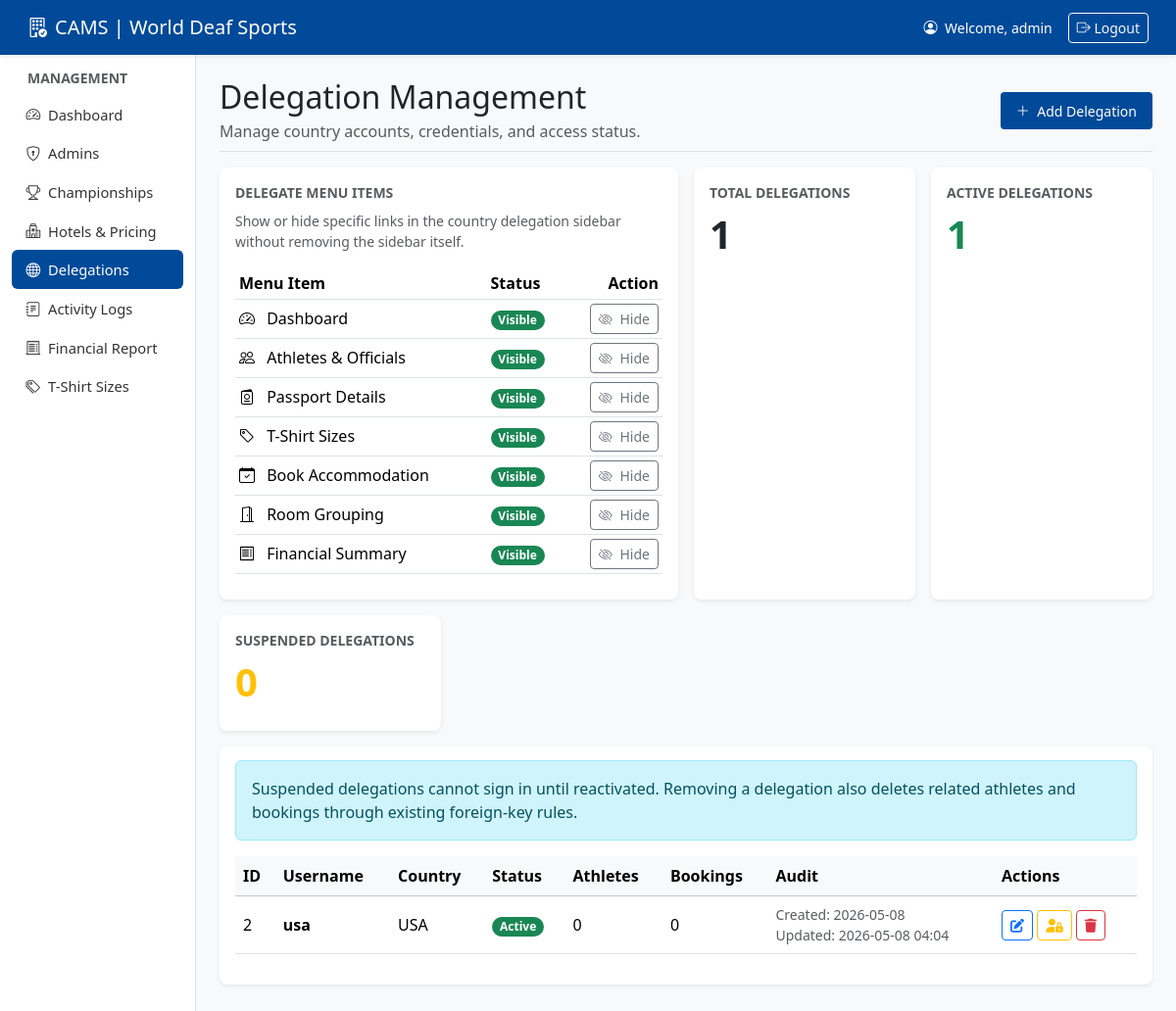
Page /admin/delegations.php (signed in) on the committed database.
### tables this page shows
CREATE TABLE IF NOT EXISTS users (
    id INT AUTO_INCREMENT PRIMARY KEY,
    username VARCHAR(50) NOT NULL UNIQUE,
    password VARCHAR(255) NOT NULL,
    role ENUM('admin', 'country_manager') NOT NULL,
    status ENUM('active', 'suspended') NOT NULL DEFAULT 'active',
    suspended_at TIMESTAMP NULL DEFAULT NULL,
    country_name VARCHAR(100) NULL,
    created_at TIMESTAMP DEFAULT CURRENT_TIMESTAMP,
    updated_at TIMESTAMP DEFAULT CURRENT_TIMESTAMP ON UPDATE CURRENT_TIMESTAMP
);

### includes/delegate_menu.php (called while the page is built, shortened)
<?php
function getDelegateMenuItems(): array
{
    return [
        'dashboard' => [
            'label' => 'Dashboard',
            'icon' => 'bi-speedometer2',
            'href' => 'dashboard.php',
            'setting_key' => 'delegate_menu_dashboard_visible',
        ],
        'athletes' => [
            'label' => 'Athletes & Officials',
            'icon' => 'bi-people',
            'href' => 'athletes.php',
            'setting_key' => 'delegate_menu_athletes_visible',
        ],
        'passport' => [
            'label' => 'Passport Details',
            'icon' => 'bi-passport',
            'href' => 'passport.php',
            'setting_key' => 'delegate_menu_passport_visible',
        ],
        'tshirt' => [
            'label' => 'T-Shirt Sizes',
            'icon' => 'bi-tag',
            'href' => 'tshirt.php',
            'setting_key' => 'delegate_menu_tshirt_visible',
        ],
        'book' => [
            'label' => 'Book Accommodation',
            'icon' => 'bi-calendar-check',
            'href' => 'book.php',
            'setting_key' => 'delegate_menu_book_visible',
        ],
        'rooming' => [
            'label' => 'Room Grouping',
            'icon' => 'bi-door-open',
            'href' => 'rooming.php',
            'setting_key' => 'delegate_menu_rooming_visible',
        ],
        'finance' => [
            'label' => 'Financial Summary',
            'icon' => 'bi-receipt',
            'href' => 'finance.php',
            'setting_key' => 'delegate_menu_finance_visible',
        ],
    ];
}

### includes/db.php (called while the page is built, shortened)
<?php
function ensureAppSettingsTable(PDO $pdo): void
{
    static $appSettingsChecked = false;
    if ($appSettingsChecked) {
        return;
    }
    $appSettingsChecked = true;
    $pdo->exec(
        "CREATE TABLE IF NOT EXISTS app_settings (
            setting_key VARCHAR(100) PRIMARY KEY,
            setting_value TEXT NOT NULL,
            updated_at TIMESTAMP DEFAULT CURRENT_TIMESTAMP ON UPDATE CURRENT_TIMESTAMP
        ) ENGINE=InnoDB DEFAULT CHARSET=utf8mb4"
    );
    $stmt = $pdo->prepare(
        "INSERT INTO app_settings (setting_key, setting_value)
        VALUES ('delegate_menu_visible', '1')
        ON DUPLICATE KEY UPDATE setting_value = setting_value"
    );
    $stmt->execute();
}
function getAppSetting(PDO $pdo, string $key, ?string $default = null): ?string
{
    ensureAppSettingsTable($pdo);
    $stmt = $pdo->prepare("SELECT setting_value FROM app_settings WHERE setting_key = ? LIMIT 1");
    $stmt->execute([$key]);
    $value = $stmt->fetchColumn();
    return $value === false ? $default : (string) $value;
}
function isAppSettingEnabled(PDO $pdo, string $key, bool $default = false): bool
{
    $defaultValue = $default ? '1' : '0';
    $value = getAppSetting($pdo, $key, $defaultValue);
    return in_array(strtolower((string) $value), ['1', 'true', 'yes', 'on'], true);
}
?>

### admin/delegations.php (the view, shortened to what this page needs)
<?php
require_once 'includes/auth.php';
require_once '../includes/delegate_menu.php';
$delegateMenuItems = getDelegateMenuItems();
$delegateMenuStates = [];
foreach ($delegateMenuItems as $menuItemKey => $menuItem) {
    $delegateMenuStates[$menuItemKey] = isAppSettingEnabled($pdo, $menuItem['setting_key'], true);
}
$delegations_stmt = $pdo->query(
    "SELECT u.*,
        (SELECT COUNT(*) FROM athletes WHERE country_id = u.id) AS athlete_count,
        (SELECT COUNT(*) FROM bookings WHERE country_id = u.id) AS booking_count
    FROM users u
    WHERE role = 'country_manager'
    ORDER BY u.username ASC"
);
$delegations = $delegations_stmt->fetchAll(PDO::FETCH_ASSOC);
$activeDelegationCount = 0;
foreach ($delegations as $delegation) {
    if (($delegation['status'] ?? 'active') === 'active') {
        $activeDelegationCount++;
    }
}
require_once 'includes/header.php';
?>
<div class="d-flex justify-content-between flex-wrap flex-md-nowrap align-items-center pb-2 mb-3 border-bottom">
    <div>
        <h1 class="h2 mb-1">Delegation Management</h1>
        <p class="text-muted mb-0">Manage country accounts, credentials, and access status.</p>
    </div>
    <button class="btn btn-primary btn-sm" data-bs-toggle="modal" data-bs-target="#addDelegationModal">
        <i class="bi bi-plus-lg me-1"></i> Add Delegation
    </button>
</div>
<div class="row g-3 mb-3">
    <div class="col-lg-6">
        <div class="card shadow-sm h-100">
            <div class="card-body">
                <div>
                    <div class="text-muted small text-uppercase fw-bold mb-2">Delegate Menu Items</div>
                    <p class="text-muted small mb-3">Show or hide specific links in the country delegation sidebar without removing the sidebar itself.</p>
                </div>
                <div class="table-responsive">
                    <table class="table table-sm align-middle mb-0">
                        <thead>
                            <tr>
                                <th>Menu Item</th>
                                <th>Status</th>
                                <th class="text-end">Action</th>
                            </tr>
                        </thead>
                        <tbody>
                            <?php foreach ($delegateMenuItems as $menuItemKey => $menuItem): ?>
                                <?php $isVisible = $delegateMenuStates[$menuItemKey]; ?>
                                <tr>
                                    <td>
                                        <i class="bi <?php echo htmlspecialchars($menuItem['icon']); ?> me-2"></i>
                                        <?php echo htmlspecialchars($menuItem['label']); ?>
                                    </td>
                                    <td>
                                        <span class="badge rounded-pill <?php echo $isVisible ? 'text-bg-success' : 'text-bg-secondary'; ?>">
                                            <?php echo $isVisible ? 'Visible' : 'Hidden'; ?>
                                        </span>
                                    </td>
                                    <td class="text-end">
                                        <form method="POST" class="d-inline">
                                            <button type="submit" class="btn btn-sm <?php echo $isVisible ? 'btn-outline-secondary' : 'btn-outline-success'; ?>">
                                                <i class="bi <?php echo $isVisible ? 'bi-eye-slash' : 'bi-eye'; ?> me-1"></i>
                                                <?php echo $isVisible ? 'Hide' : 'Show'; ?>
                                            </button>
                                        </form>
                                    </td>
                                </tr>
                            <?php endforeach; ?>
                        </tbody>
                    </table>
                </div>
            </div>
        </div>
    </div>
    <div class="col-md-3">
        <div class="card shadow-sm h-100">
            <div class="card-body">
                <div class="text-muted small text-uppercase fw-bold mb-2">Total Delegations</div>
                <div class="display-6 fw-semibold"><?php echo count($delegations); ?></div>
            </div>
        </div>
    </div>
    <div class="col-md-3">
        <div class="card shadow-sm h-100">
            <div class="card-body">
                <div class="text-muted small text-uppercase fw-bold mb-2">Active Delegations</div>
                <div class="display-6 fw-semibold text-success"><?php echo $activeDelegationCount; ?></div>
            </div>
        </div>
    </div>
    <div class="col-md-3">
        <div class="card shadow-sm h-100">
            <div class="card-body">
                <div class="text-muted small text-uppercase fw-bold mb-2">Suspended Delegations</div>
                <div class="display-6 fw-semibold text-warning"><?php echo count($delegations) - $activeDelegationCount; ?></div>
            </div>
        </div>
    </div>
</div>
<div class="card shadow-sm">
    <div class="card-body">
        <div class="alert alert-info">
            Suspended delegations cannot sign in until reactivated. Removing a delegation also deletes related athletes and bookings through existing foreign-key rules.
        </div>
        <?php if (count($delegations) > 0): ?>
            <div class="table-responsive">
                <table class="table table-hover align-middle">
                    <thead class="table-light">
                        <tr>
                            <th>ID</th>
                            <th>Username</th>
                            <th>Country</th>
                            <th>Status</th>
                            <th>Athletes</th>
                            <th>Bookings</th>
                            <th>Audit</th>
                            <th>Actions</th>
                        </tr>
                    </thead>
                    <tbody>
                        <?php foreach ($delegations as $d): ?>
                        <tr>
                            <td><?php echo htmlspecialchars($d['id']); ?></td>
                            <td class="fw-bold"><?php echo htmlspecialchars($d['username']); ?></td>
                            <td><?php echo htmlspecialchars($d['country_name']); ?></td>
                            <td>
                                <?php if (($d['status'] ?? 'active') === 'active'): ?>
                                    <span class="badge rounded-pill text-bg-success">Active</span>
                                <?php else: ?>
                                    <span class="badge rounded-pill text-bg-warning">Suspended</span>
                                <?php endif; ?>
                            </td>
                            <td><?php echo htmlspecialchars($d['athlete_count']); ?></td>
                            <td><?php echo htmlspecialchars($d['booking_count']); ?></td>
                            <td>
                                <div class="small text-muted">Created: <?php echo htmlspecialchars(date('Y-m-d', strtotime($d['created_at']))); ?></div>
                                <?php if (!empty($d['updated_at'])): ?>
                                    <div class="small text-muted">Updated: <?php echo htmlspecialchars(date('Y-m-d H:i', strtotime($d['updated_at']))); ?></div>
                                <?php endif; ?>
                            </td>
                            <td>
                                <button class="btn btn-sm btn-outline-primary" data-bs-toggle="modal" data-bs-target="#editDelegationModal<?php echo $d['id']; ?>">
                                    <i class="fas fa-edit"></i>
                                </button>
                                <button
                                    type="button"
                                    class="btn btn-sm <?php echo ($d['status'] ?? 'active') === 'active' ? 'btn-outline-warning' : 'btn-outline-success'; ?>"
                                    data-bs-toggle="modal"
                                    data-bs-target="#delegationActionModal"
                                    data-action="toggle_delegation_status"
                                    data-id="<?php echo $d['id']; ?>"
                                    data-title="<?php echo ($d['status'] ?? 'active') === 'active' ? 'Suspend Delegation' : 'Reactivate Delegation'; ?>"
                                    data-message="<?php echo htmlspecialchars(($d['status'] ?? 'active') === 'active' ? 'This delegation will no longer be able to sign in until reactivated.' : 'This delegation will regain access immediately.', ENT_QUOTES); ?>"
                                    data-button-class="<?php echo ($d['status'] ?? 'active') === 'active' ? 'btn-warning' : 'btn-success'; ?>"
                                    data-button-label="<?php echo ($d['status'] ?? 'active') === 'active' ? 'Suspend Delegation' : 'Reactivate Delegation'; ?>"
                                >
                                    <i class="fas <?php echo ($d['status'] ?? 'active') === 'active' ? 'fa-user-lock' : 'fa-user-check'; ?>"></i>
                                </button>
                                <button
                                    type="button"
                                    class="btn btn-sm btn-outline-danger"
                                    data-bs-toggle="modal"
                                    data-bs-target="#delegationActionModal"
                                    data-action="delete_delegation"
                                    data-id="<?php echo $d['id']; ?>"
                                    data-title="Remove Delegation"
                                    data-message="<?php echo htmlspecialchars('This permanently removes the delegation and its related data.', ENT_QUOTES); ?>"
                                    data-button-class="btn-danger"
                                    data-button-label="Remove Delegation"
                                >
                                    <i class="fas fa-trash"></i>
                                </button>
                            </td>
                        </tr>
                        <?php endforeach; ?>
                    </tbody>
                </table>
            </div>
        <?php else: ?>
            <div class="alert alert-info text-center">No delegations found yet. Add one to get started.</div>
        <?php endif; ?>
    </div>
</div>
<?php
require_once 'includes/footer.php';
?>

### rows in the picture
users: id "2", username "usa", country_name "USA", status "Active", athlete_count "0", booking_count "0", created_at "2026-05-08", updated_at "2026-05-08 04:04"

### other values in the picture
$_SESSION['username'] "admin"
$menuItem['label'] "Dashboard"
$menuItem['label'] "Athletes & Officials"
$menuItem['label'] "Passport Details"
$menuItem['label'] "T-Shirt Sizes"
$menuItem['label'] "Book Accommodation"
$menuItem['label'] "Room Grouping"
$menuItem['label'] "Financial Summary"
count($delegations) "1"
$activeDelegationCount "1"
count($delegations) - $activeDelegationCount "0"
